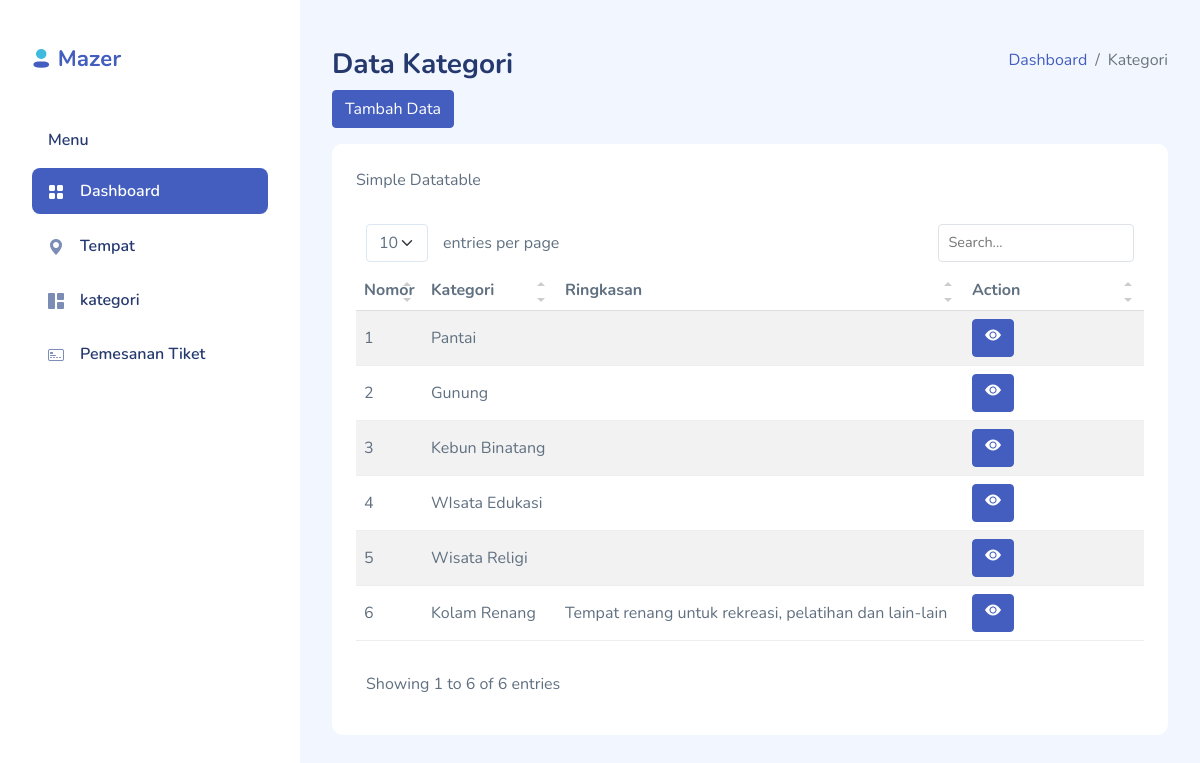
The page /myadmin/index.php/dashboard/kategori on the database its author committed.
### tables this page shows
CREATE TABLE `tbl_kategori`  (
  `id_kategori` int NOT NULL AUTO_INCREMENT,
  `nama_kategori` varchar(255) NULL DEFAULT NULL,
  `ringkasan` text NULL,
  `foto` varchar(255) NULL DEFAULT NULL,
  PRIMARY KEY (`id_kategori`) USING BTREE
);

### myadmin/application/controllers/Dashboard.php (called while the page is built, shortened)
<?php
class Dashboard extends CI_Controller
{
	public function __construct()
	{
		$this->load->model('Bestplace_model', 'model');
	}
	public function kategori()
	{
		$data['kategori'] = $this->model->kategori()->result();
		$this->load->view('kategori/kategori', $data);
	}
}

### myadmin/index.php (called while the page is built, shortened)
<?php
require_once BASEPATH.'core/CodeIgniter.php';

### myadmin/application/models/Bestplace_model.php (called while the page is built, shortened)
<?php
class Bestplace_model extends CI_Model
{
  public function kategori()
  {
    return $this->db->query("SELECT * FROM tbl_kategori");
  }
}

### myadmin/application/views/kategori/kategori.php (the view, shortened to what this page needs)
<!DOCTYPE html>
<html lang="en">
<head>
    <link rel="stylesheet" href="<?= base_url() ?>assets/css/bootstrap.css">
    <link rel="stylesheet" href="<?= base_url() ?>assets/vendors/simple-datatables/style.css">
    <link rel="stylesheet" href="<?= base_url() ?>assets/vendors/perfect-scrollbar/perfect-scrollbar.css">
    <link rel="stylesheet" href="<?= base_url() ?>assets/vendors/bootstrap-icons/bootstrap-icons.css">
    <link rel="stylesheet" href="<?= base_url() ?>assets/css/app.css">
</head>
<body>
    <div id="app">
        <?php include('assetsview/navbar.php'); ?>
        <div id="main">
            <div class="page-heading">
                <div class="page-title">
                    <div class="row">
                        <div class="col-12 col-md-6 order-md-1 order-last">
                            <h3>Data Kategori</h3>
                            <p><button class="btn btn-primary" id="tambah-kategori">Tambah Data</button></p>
                        </div>
                        <div class="col-12 col-md-6 order-md-2 order-first">
                            <nav aria-label="breadcrumb" class="breadcrumb-header float-start float-lg-end">
                                <ol class="breadcrumb">
                                    <li class="breadcrumb-item"><a href="<?= base_url() ?>">Dashboard</a></li>
                                    <li class="breadcrumb-item active" aria-current="page">Kategori</li>
                                </ol>
                            </nav>
                        </div>
                    </div>
                </div>
                <section class="section">
                    <div class="card">
                        <div class="card-header">
                            Simple Datatable
                        </div>
                        <div class="card-body">
                            <table class="table table-striped" id="table1">
                                <thead>
                                    <tr>
                                        <th>Nomor</th>
                                        <th>Kategori</th>
                                        <th>Ringkasan</th>
                                        <th>Action</th>
                                    </tr>
                                </thead>
                                <tbody>
                                    <?php $num = 0;
                                    foreach ($kategori as $key) { ?>
                                        <tr>
                                            <td style="width: 50px;"><?= $num += 1 ?></td>
                                            <td><?= $key->nama_kategori ?></td>
                                            <td><?= mb_strimwidth(strip_tags($key->ringkasan), 0, 100, "..."); ?></td>
                                            <td style="width: 180px;">
                                                <a href="<?= base_url('kategori/view-data/' . $key->id_kategori) ?>" class="btn btn-primary" data-bs-toggle="tooltip" data-bs-placement="top" title="Detail" id="detail-tempat"><i class="bi bi-eye-fill"></i></a>
                                            </td>
                                        </tr>
                                    <?php } ?>
                                </tbody>
                            </table>
                        </div>
                    </div>
                </section>
            </div>
        </div>
    </div>
</body>
</html>

### myadmin/assets/css/app.css (style rules this page uses)
.btn i,.btn svg { width:16px;height:16px }
.btn.btn-danger,.btn.btn-info,.btn.btn-primary,.btn.btn-secondary,.btn.btn-success,.btn.btn-warning { color:#fff }
.card { margin-bottom:2.2rem;border:none }
.card .card-header { border:none }
.card .card-header~.card-body { padding-top:0 }
.card .card-body { padding:1.5rem }
.dataTable-table td,.dataTable-table thead th,.table td,.table thead th { vertical-align:middle }
.dataTable-table:not(.table-borderless) thead th,.table:not(.table-borderless) thead th { border-bottom:1px solid #dedede!important }
.bi { width:1rem;height:1rem }
#main { margin-left:300px;padding:2rem }
.page-heading { margin:0 0 2rem }
.page-heading h3 { font-weight:700 }
a { text-decoration:none }

### rows shown on the page
tbl_kategori: num "1", nama_kategori "Pantai"
tbl_kategori: num "2", nama_kategori "Gunung"
tbl_kategori: num "3", nama_kategori "Kebun Binatang"
tbl_kategori: num "4", nama_kategori "WIsata Edukasi"
tbl_kategori: num "5", nama_kategori "Wisata Religi"
tbl_kategori: num "6", nama_kategori "Kolam Renang", ringkasan "Tempat renang untuk rekreasi, pelatihan dan lain-lain"
